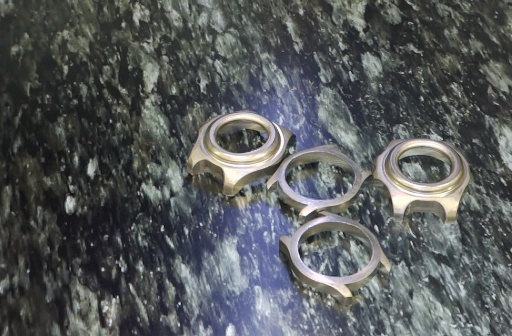
#> input picture Color/CSI45_1.jpg, 512 x 336 px; its folder holds 4 pictures in this run
$ python ColorToBW.py
#> lines starting #> are read from the running program, lines starting #| are printed output that depends on the picture
import cv2
import os
import shutil
import time

def convert_to_bw():
    # Define paths (Root of Repo)
    # The script assumes it runs from the repo root or these folders are in the CWD.
    input_dir = "Color"
    output_dir = "BlackAndWhite"

    # 1. Verify Input
    if not os.path.exists(input_dir):
        print(f"Error: Input folder '{input_dir}' does not exist.")
        return

    # 2. Setup Output Folder (Overwrite/Clear)
    if os.path.exists(output_dir):
        print(f"Clearing existing output folder '{output_dir}'...")
        shutil.rmtree(output_dir)

    os.makedirs(output_dir)
    print(f"Created output folder '{output_dir}'.")

    # 3. Process Images
    valid_exts = ('.jpg', '.jpeg', '.png', '.bmp')
    files = [f for f in os.listdir(input_dir) if f.lower().endswith(valid_exts)]

    if not files:
        print("No images found in Color folder.")
        return

    print(f"Processing {len(files)} images...")

    for filename in sorted(files):
        # Read
        input_path = os.path.join(input_dir, filename)
        img = cv2.imread(input_path)
#> img is the input picture: shape (336, 512, 3); mean B, G, R 91, 89.9, 86.5

        if img is None:
            print(f"  Skipping {filename} (Load Failed)")
            continue

        # Convert to Grayscale
        gray_img = cv2.cvtColor(img, cv2.COLOR_BGR2GRAY)
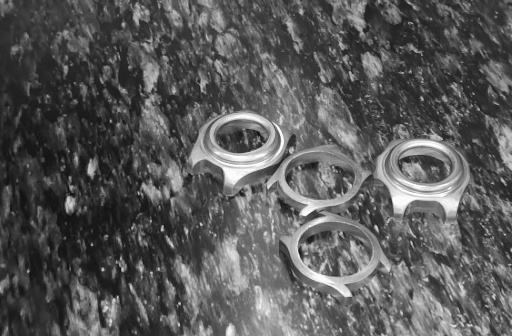
#> gray_img: shape (336, 512); min 11, max 255, mean 89

        # Save
        output_path = os.path.join(output_dir, filename)
        try:
            cv2.imwrite(output_path, gray_img)
            print(f"  Converted: {filename}")
        except Exception as e:
            print(f"  Failed to save {filename}: {e}")
#> pass 2 of the loop in convert_to_bw, `for filename in sorted(files):`:
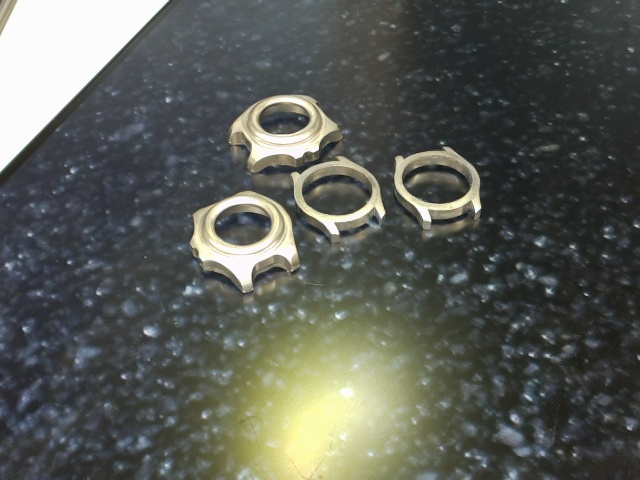
#> input picture Color/CSI45_10.jpg, 640 x 480 px
#> in convert_to_bw, img is the input picture: shape (480, 640, 3); mean B, G, R 86.4, 92.9, 89.7
#> in convert_to_bw, `gray_img = cv2.cvtColor(img, cv2.COLOR_BGR2GRAY)`:
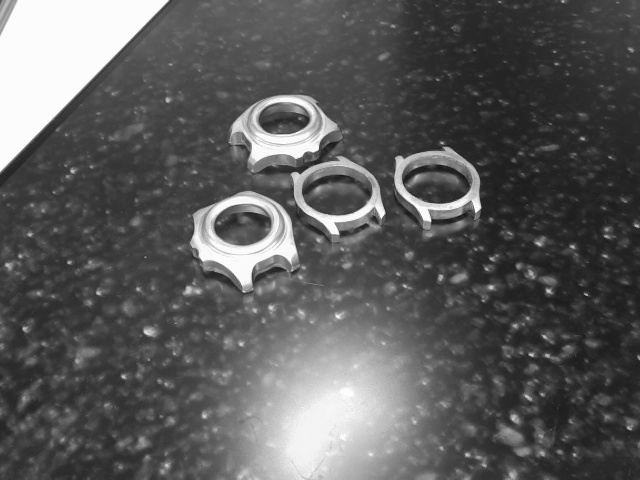
#> gray_img: shape (480, 640); min 21, max 255, mean 91.2
#> pass 3 of the loop in convert_to_bw, `for filename in sorted(files):`:
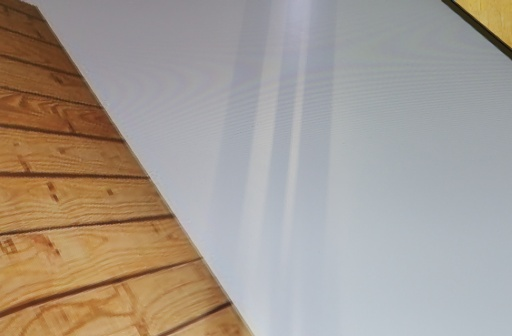
#> input picture Color/CSI45_2.jpg, 512 x 336 px
#> in convert_to_bw, img is the input picture: shape (336, 512, 3); mean B, G, R 145.4, 154.9, 165
#> in convert_to_bw, `gray_img = cv2.cvtColor(img, cv2.COLOR_BGR2GRAY)`:
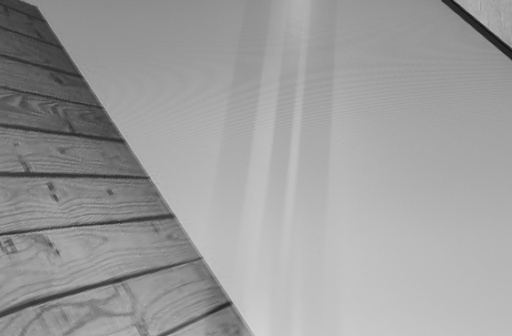
#> gray_img: shape (336, 512); min 10, max 210, mean 156.9
#> the loop made 4 passes; the first 3 are shown

    print("\nConversion Complete.")
    print(f"Black and White images are in: {output_dir}")

if __name__ == "__main__":
    convert_to_bw()
